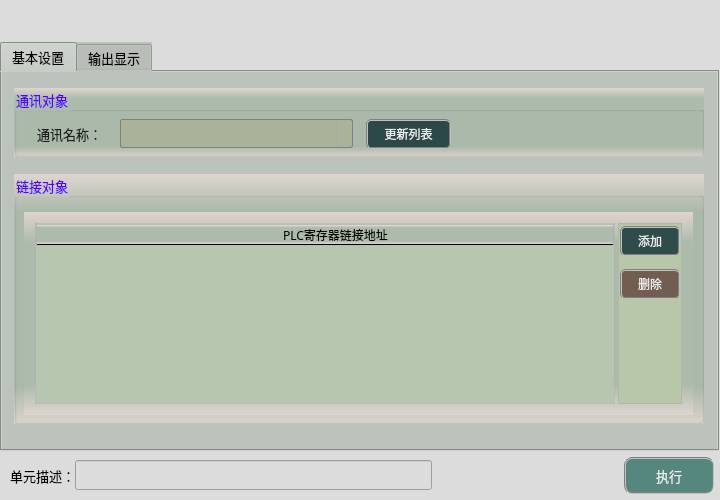
<?xml version="1.0" encoding="UTF-8"?>
<ui version="4.0">
 <class>frmPlcCommunicateClass</class>
 <widget class="QDialog" name="frmPlcCommunicateClass">
  <property name="geometry">
   <rect>
    <x>0</x>
    <y>0</y>
    <width>720</width>
    <height>500</height>
   </rect>
  </property>
  <property name="sizePolicy">
   <sizepolicy hsizetype="Fixed" vsizetype="Fixed">
    <horstretch>0</horstretch>
    <verstretch>0</verstretch>
   </sizepolicy>
  </property>
  <property name="minimumSize">
   <size>
    <width>720</width>
    <height>500</height>
   </size>
  </property>
  <property name="maximumSize">
   <size>
    <width>720</width>
    <height>500</height>
   </size>
  </property>
  <property name="windowTitle">
   <string>PLC通信</string>
  </property>
  <property name="styleSheet">
   <string notr="true">background-color: rgb(220, 220, 220);</string>
  </property>
  <layout class="QGridLayout" name="gridLayout">
   <property name="leftMargin">
    <number>0</number>
   </property>
   <property name="topMargin">
    <number>0</number>
   </property>
   <property name="rightMargin">
    <number>0</number>
   </property>
   <property name="bottomMargin">
    <number>0</number>
   </property>
   <property name="spacing">
    <number>1</number>
   </property>
   <item row="2" column="0">
    <spacer name="verticalSpacer_4">
     <property name="orientation">
      <enum>Qt::Vertical</enum>
     </property>
     <property name="sizeType">
      <enum>QSizePolicy::Fixed</enum>
     </property>
     <property name="sizeHint" stdset="0">
      <size>
       <width>20</width>
       <height>5</height>
      </size>
     </property>
    </spacer>
   </item>
   <item row="3" column="0" colspan="2">
    <layout class="QHBoxLayout" name="horizontalLayout">
     <property name="spacing">
      <number>0</number>
     </property>
     <property name="bottomMargin">
      <number>6</number>
     </property>
     <item>
      <spacer name="horizontalSpacer">
       <property name="orientation">
        <enum>Qt::Horizontal</enum>
       </property>
       <property name="sizeType">
        <enum>QSizePolicy::Fixed</enum>
       </property>
       <property name="sizeHint" stdset="0">
        <size>
         <width>10</width>
         <height>20</height>
        </size>
       </property>
      </spacer>
     </item>
     <item>
      <widget class="QLabel" name="label_3">
       <property name="sizePolicy">
        <sizepolicy hsizetype="Fixed" vsizetype="Fixed">
         <horstretch>0</horstretch>
         <verstretch>0</verstretch>
        </sizepolicy>
       </property>
       <property name="maximumSize">
        <size>
         <width>83</width>
         <height>25</height>
        </size>
       </property>
       <property name="font">
        <font>
         <family>微软雅黑</family>
         <pointsize>10</pointsize>
        </font>
       </property>
       <property name="styleSheet">
        <string notr="true">background-color: rgba(255, 255, 255, 0);</string>
       </property>
       <property name="text">
        <string>单元描述：</string>
       </property>
      </widget>
     </item>
     <item>
      <widget class="QLineEdit" name="txtDescribe">
       <property name="sizePolicy">
        <sizepolicy hsizetype="Fixed" vsizetype="Fixed">
         <horstretch>0</horstretch>
         <verstretch>0</verstretch>
        </sizepolicy>
       </property>
       <property name="minimumSize">
        <size>
         <width>357</width>
         <height>30</height>
        </size>
       </property>
       <property name="maximumSize">
        <size>
         <width>16777215</width>
         <height>30</height>
        </size>
       </property>
       <property name="font">
        <font>
         <family>微软雅黑</family>
         <pointsize>10</pointsize>
        </font>
       </property>
      </widget>
     </item>
     <item>
      <spacer name="horizontalSpacer_8">
       <property name="orientation">
        <enum>Qt::Horizontal</enum>
       </property>
       <property name="sizeHint" stdset="0">
        <size>
         <width>40</width>
         <height>20</height>
        </size>
       </property>
      </spacer>
     </item>
     <item>
      <widget class="QPushButton" name="btnExecute">
       <property name="minimumSize">
        <size>
         <width>90</width>
         <height>37</height>
        </size>
       </property>
       <property name="font">
        <font>
         <family>微软雅黑</family>
         <pointsize>10</pointsize>
        </font>
       </property>
       <property name="styleSheet">
        <string notr="true">QWidget{ background-color: rgb(85, 135, 127);}
QWidget{ color: rgb(235, 235, 235);}
QWidget{ border: 2px groove gray;border-radius: 8px;padding: 2px 4px;}
QPushButton:hover{ background-color: rgb(85, 155, 127);}
QPushButton:pressed{background-color: rgb(85, 175, 127);}</string>
       </property>
       <property name="text">
        <string>执行</string>
       </property>
      </widget>
     </item>
     <item>
      <spacer name="horizontalSpacer_2">
       <property name="orientation">
        <enum>Qt::Horizontal</enum>
       </property>
       <property name="sizeType">
        <enum>QSizePolicy::Fixed</enum>
       </property>
       <property name="sizeHint" stdset="0">
        <size>
         <width>6</width>
         <height>20</height>
        </size>
       </property>
      </spacer>
     </item>
    </layout>
   </item>
   <item row="0" column="0">
    <spacer name="verticalSpacer_2">
     <property name="orientation">
      <enum>Qt::Vertical</enum>
     </property>
     <property name="sizeType">
      <enum>QSizePolicy::Fixed</enum>
     </property>
     <property name="sizeHint" stdset="0">
      <size>
       <width>20</width>
       <height>42</height>
      </size>
     </property>
    </spacer>
   </item>
   <item row="1" column="0">
    <widget class="QTabWidget" name="tabWidget">
     <property name="sizePolicy">
      <sizepolicy hsizetype="Expanding" vsizetype="Expanding">
       <horstretch>0</horstretch>
       <verstretch>0</verstretch>
      </sizepolicy>
     </property>
     <property name="minimumSize">
      <size>
       <width>0</width>
       <height>0</height>
      </size>
     </property>
     <property name="maximumSize">
      <size>
       <width>16777215</width>
       <height>16777215</height>
      </size>
     </property>
     <property name="font">
      <font>
       <family>微软雅黑</family>
       <pointsize>10</pointsize>
      </font>
     </property>
     <property name="styleSheet">
      <string notr="true">background-color: #bcc2bc;</string>
     </property>
     <property name="currentIndex">
      <number>0</number>
     </property>
     <widget class="QWidget" name="tab">
      <attribute name="title">
       <string>基本设置</string>
      </attribute>
      <widget class="QGroupBox" name="groupC">
       <property name="geometry">
        <rect>
         <x>12</x>
         <y>16</y>
         <width>690</width>
         <height>69</height>
        </rect>
       </property>
       <property name="font">
        <font>
         <family>微软雅黑</family>
         <pointsize>10</pointsize>
        </font>
       </property>
       <property name="styleSheet">
        <string notr="true">background-color: qlineargradient(x1:0, y1:0, x2:0, y2:1, stop:0 #dfd5cf, stop: 0.15 #acbbac, stop: 0.85 #acbbac,stop:1 #dfd5cf);
color: rgb(85, 0, 255);</string>
       </property>
       <property name="title">
        <string>通讯对象</string>
       </property>
       <widget class="QLabel" name="lblMsg">
        <property name="geometry">
         <rect>
          <x>268</x>
          <y>37</y>
          <width>299</width>
          <height>19</height>
         </rect>
        </property>
        <property name="font">
         <font>
          <family>微软雅黑</family>
          <pointsize>10</pointsize>
         </font>
        </property>
        <property name="styleSheet">
         <string notr="true">color: rgb(85, 85, 127);
background-color: rgba(0, 0, 0, 0);</string>
        </property>
        <property name="text">
         <string/>
        </property>
       </widget>
       <widget class="QLabel" name="label_8">
        <property name="geometry">
         <rect>
          <x>23</x>
          <y>36</y>
          <width>83</width>
          <height>19</height>
         </rect>
        </property>
        <property name="font">
         <font>
          <family>微软雅黑</family>
          <pointsize>10</pointsize>
         </font>
        </property>
        <property name="styleSheet">
         <string notr="true">color: rgb(30, 30, 30);
background-color: rgba(0, 0, 0, 0);</string>
        </property>
        <property name="text">
         <string>通讯名称：</string>
        </property>
       </widget>
       <widget class="QComboBox" name="comboCommName">
        <property name="geometry">
         <rect>
          <x>106</x>
          <y>31</y>
          <width>233</width>
          <height>29</height>
         </rect>
        </property>
        <property name="font">
         <font>
          <family>微软雅黑</family>
          <pointsize>10</pointsize>
         </font>
        </property>
        <property name="styleSheet">
         <string notr="true">QComboBox {
    border: 1px solid gray;
    border-radius: 2px;    
    color: rgb(0, 0, 200);
	background-color: rgba(170, 170, 127,100);
}
QComboBox::drop-down {
    subcontrol-origin: padding;
    subcontrol-position: top right;
    width: 15px; 
    border-left-width: 1px;
    border-left-color: darkgray;
    border-left-style: solid;
    border-top-right-radius: 3px;
    border-bottom-right-radius: 3px;
}

QComboBox::down-arrow {
    image: url(:/resource/down.png);
} 
QComboBox::down-arrow:on {
    top: 1px;
    left: 1px;
}</string>
        </property>
       </widget>
       <widget class="QPushButton" name="btnUpdata">
        <property name="geometry">
         <rect>
          <x>352</x>
          <y>31</y>
          <width>85</width>
          <height>30</height>
         </rect>
        </property>
        <property name="sizePolicy">
         <sizepolicy hsizetype="Fixed" vsizetype="Fixed">
          <horstretch>0</horstretch>
          <verstretch>0</verstretch>
         </sizepolicy>
        </property>
        <property name="minimumSize">
         <size>
          <width>60</width>
          <height>30</height>
         </size>
        </property>
        <property name="font">
         <font>
          <family>微软雅黑</family>
          <pointsize>9</pointsize>
         </font>
        </property>
        <property name="styleSheet">
         <string notr="true">QWidget{ background-color: rgba(9, 42, 47, 200);}
QWidget{ color: rgb(235, 235, 235);}
QWidget{ border: 2px groove gray;border-radius: 5px;padding: 2px 4px;}
QPushButton:hover{ background-color: rgb(9, 62, 52);}
QPushButton:pressed{background-color: rgb(9, 82, 72);}</string>
        </property>
        <property name="text">
         <string>更新列表</string>
        </property>
       </widget>
      </widget>
      <widget class="QStackedWidget" name="stackedWidget">
       <property name="geometry">
        <rect>
         <x>12</x>
         <y>102</y>
         <width>690</width>
         <height>307</height>
        </rect>
       </property>
       <property name="currentIndex">
        <number>0</number>
       </property>
       <widget class="QWidget" name="page">
        <widget class="QGroupBox" name="groupC2">
         <property name="geometry">
          <rect>
           <x>0</x>
           <y>0</y>
           <width>690</width>
           <height>250</height>
          </rect>
         </property>
         <property name="font">
          <font>
           <family>微软雅黑</family>
           <pointsize>10</pointsize>
          </font>
         </property>
         <property name="styleSheet">
          <string notr="true">background-color: qlineargradient(x1:0, y1:0, x2:0, y2:1, stop:0 #dfd5cf, stop: 0.15 #acbbac, stop: 0.85 #acbbac,stop:1 #dfd5cf);
color: rgb(85, 0, 255);</string>
         </property>
         <property name="title">
          <string>链接对象</string>
         </property>
         <widget class="QWidget" name="horizontalLayoutWidget_2">
          <property name="geometry">
           <rect>
            <x>10</x>
            <y>38</y>
            <width>669</width>
            <height>203</height>
           </rect>
          </property>
          <layout class="QHBoxLayout" name="horizontalLayout_3">
           <property name="spacing">
            <number>3</number>
           </property>
           <item>
            <widget class="QFrame" name="frame_3">
             <property name="styleSheet">
              <string notr="true">border: 1px solid;
border-color: rgba(173, 173, 173, 155);</string>
             </property>
             <property name="frameShape">
              <enum>QFrame::StyledPanel</enum>
             </property>
             <property name="frameShadow">
              <enum>QFrame::Raised</enum>
             </property>
             <layout class="QVBoxLayout" name="verticalLayout_3">
              <property name="spacing">
               <number>0</number>
              </property>
              <property name="leftMargin">
               <number>0</number>
              </property>
              <property name="topMargin">
               <number>0</number>
              </property>
              <property name="rightMargin">
               <number>0</number>
              </property>
              <property name="bottomMargin">
               <number>0</number>
              </property>
              <item>
               <widget class="QTableWidget" name="tableWidgetPlc">
                <property name="font">
                 <font>
                  <family>微软雅黑</family>
                 </font>
                </property>
                <property name="styleSheet">
                 <string notr="true">QTableWidget          
{
    background-color: #b7c7af;   
    border:none;
    gridline-color: rgba(20, 25, 155,50);
    color: rgba(20, 20, 20,200);
}
QTableWidget::item::selected
{   
    background-color: rgba(180, 180, 215,255); 
}
QHeaderView::section
{
    color: rgb(0, 0, 0);
}
QScrollBar:vertical{ 
		background:#FFFFF2;
		padding-top:20px;
		padding-bottom:20px;
		padding-left:2px;
		padding-right:2px;
		border-left:1px solid #d7d7d7;}
QScrollBar::handle:vertical{
		background:#dbdbdb;
		border-radius:6px;
		min-height:20px;}
QScrollBar::handle:vertical:hover{
		background:#d0d0d0;}
QScrollBar::add-line:vertical{
		background:url(:/resource/down.png) center no-repeat;}
QScrollBar::sub-line:vertical{
		background:url(:/resource/up.png) center no-repeat;}
QScrollBar:horizontal{ 
		background:#FFFFF2;
		padding-top:20px;
		padding-bottom:20px;
		padding-left:2px;
		padding-right:2px;
		border-left:1px solid #d7d7d7;}
QScrollBar::handle:horizontal{
		background:#dbdbdb;
		border-radius:6px;
		min-height:20px;}
QScrollBar::handle:horizontal:hover{
		background:#d0d0d0;}
QScrollBar::add-line:horizontal{
		background:url(:/resource/right.png) center no-repeat;}
QScrollBar::sub-line:horizontal{
		background:url(:/resource/left.png) center no-repeat;}</string>
                </property>
                <property name="verticalScrollBarPolicy">
                 <enum>Qt::ScrollBarAsNeeded</enum>
                </property>
                <property name="horizontalScrollBarPolicy">
                 <enum>Qt::ScrollBarAsNeeded</enum>
                </property>
                <property name="gridStyle">
                 <enum>Qt::DashLine</enum>
                </property>
                <attribute name="horizontalHeaderMinimumSectionSize">
                 <number>29</number>
                </attribute>
                <attribute name="horizontalHeaderDefaultSectionSize">
                 <number>597</number>
                </attribute>
                <attribute name="verticalHeaderDefaultSectionSize">
                 <number>30</number>
                </attribute>
                <column>
                 <property name="text">
                  <string>PLC寄存器链接地址</string>
                 </property>
                 <property name="font">
                  <font>
                   <family>微软雅黑</family>
                   <pointsize>9</pointsize>
                  </font>
                 </property>
                </column>
               </widget>
              </item>
             </layout>
            </widget>
           </item>
           <item>
            <widget class="QFrame" name="frame_4">
             <property name="styleSheet">
              <string notr="true">border: 1px solid;
border-color: rgba(173, 173, 173, 155);
background-color: #b7c7a7;</string>
             </property>
             <property name="frameShape">
              <enum>QFrame::StyledPanel</enum>
             </property>
             <property name="frameShadow">
              <enum>QFrame::Raised</enum>
             </property>
             <layout class="QVBoxLayout" name="verticalLayout_4">
              <property name="spacing">
               <number>13</number>
              </property>
              <property name="leftMargin">
               <number>1</number>
              </property>
              <property name="topMargin">
               <number>2</number>
              </property>
              <property name="rightMargin">
               <number>1</number>
              </property>
              <property name="bottomMargin">
               <number>1</number>
              </property>
              <item>
               <widget class="QPushButton" name="btnAddRegister">
                <property name="sizePolicy">
                 <sizepolicy hsizetype="Fixed" vsizetype="Fixed">
                  <horstretch>0</horstretch>
                  <verstretch>0</verstretch>
                 </sizepolicy>
                </property>
                <property name="minimumSize">
                 <size>
                  <width>60</width>
                  <height>30</height>
                 </size>
                </property>
                <property name="font">
                 <font>
                  <family>微软雅黑</family>
                  <pointsize>9</pointsize>
                 </font>
                </property>
                <property name="styleSheet">
                 <string notr="true">QWidget{ background-color: rgba(9, 42, 47, 200);}
QWidget{ color: rgb(235, 235, 235);}
QWidget{ border: 2px groove gray;border-radius: 5px;padding: 2px 4px;}
QPushButton:hover{ background-color: rgb(9, 62, 52);}
QPushButton:pressed{background-color: rgb(9, 82, 72);}</string>
                </property>
                <property name="text">
                 <string>添加</string>
                </property>
               </widget>
              </item>
              <item>
               <widget class="QPushButton" name="btnDeleteRegister">
                <property name="minimumSize">
                 <size>
                  <width>60</width>
                  <height>30</height>
                 </size>
                </property>
                <property name="font">
                 <font>
                  <family>微软雅黑</family>
                  <pointsize>9</pointsize>
                 </font>
                </property>
                <property name="styleSheet">
                 <string notr="true">QWidget{ background-color: rgba(97, 63, 56, 200);}
QWidget{ color: rgb(235, 235, 235);}
QWidget{ border: 2px groove gray;border-radius: 5px;padding: 2px 4px;}
QPushButton:hover{ background-color: rgb(97, 83, 76);}
QPushButton:pressed{background-color: rgb(117, 83, 96);}</string>
                </property>
                <property name="text">
                 <string>删除</string>
                </property>
               </widget>
              </item>
              <item>
               <spacer name="verticalSpacer_5">
                <property name="orientation">
                 <enum>Qt::Vertical</enum>
                </property>
                <property name="sizeHint" stdset="0">
                 <size>
                  <width>20</width>
                  <height>40</height>
                 </size>
                </property>
               </spacer>
              </item>
             </layout>
            </widget>
           </item>
          </layout>
         </widget>
        </widget>
       </widget>
       <widget class="QWidget" name="page_2">
        <widget class="QGroupBox" name="groupC3">
         <property name="geometry">
          <rect>
           <x>0</x>
           <y>0</y>
           <width>690</width>
           <height>250</height>
          </rect>
         </property>
         <property name="font">
          <font>
           <family>微软雅黑</family>
           <pointsize>10</pointsize>
          </font>
         </property>
         <property name="styleSheet">
          <string notr="true">background-color: qlineargradient(x1:0, y1:0, x2:0, y2:1, stop:0 #dfd5cf, stop: 0.15 #acbbac, stop: 0.85 #acbbac,stop:1 #dfd5cf);
color: rgb(85, 0, 255);</string>
         </property>
         <property name="title">
          <string>PLC设置</string>
         </property>
         <widget class="QLabel" name="label_14">
          <property name="geometry">
           <rect>
            <x>21</x>
            <y>148</y>
            <width>115</width>
            <height>19</height>
           </rect>
          </property>
          <property name="font">
           <font>
            <family>微软雅黑</family>
            <pointsize>10</pointsize>
           </font>
          </property>
          <property name="styleSheet">
           <string notr="true">background-color: rgba(0, 0, 0, 0);
color: rgb(0, 0, 0);
border:none;</string>
          </property>
          <property name="text">
           <string>寄存器写入值：</string>
          </property>
         </widget>
         <widget class="QLineEdit" name="txtMitRegisterData">
          <property name="geometry">
           <rect>
            <x>141</x>
            <y>144</y>
            <width>210</width>
            <height>27</height>
           </rect>
          </property>
          <property name="font">
           <font>
            <family>微软雅黑</family>
            <pointsize>10</pointsize>
           </font>
          </property>
          <property name="toolTip">
           <string>全局变量Int类型</string>
          </property>
          <property name="styleSheet">
           <string notr="true">color: rgb(0, 0, 200);
background-color: rgba(170, 170, 127,50);</string>
          </property>
          <property name="alignment">
           <set>Qt::AlignCenter</set>
          </property>
          <property name="readOnly">
           <bool>true</bool>
          </property>
         </widget>
         <widget class="QPushButton" name="btnLinkMitRegisterData">
          <property name="geometry">
           <rect>
            <x>358</x>
            <y>144</y>
            <width>27</width>
            <height>27</height>
           </rect>
          </property>
          <property name="toolTip">
           <string>链接内容</string>
          </property>
          <property name="styleSheet">
           <string notr="true">QWidget{ border:none;border-radius: 8px;padding: 2px 4px;}
QPushButton:hover{ background-color: rgba(85, 150, 127, 100);}
QPushButton:pressed{background-color: rgba(85, 180, 127, 160);}</string>
          </property>
          <property name="text">
           <string/>
          </property>
          <property name="icon">
           <iconset resource="sub_res.qrc">
            <normaloff>:/resource/link.png</normaloff>:/resource/link.png</iconset>
          </property>
          <property name="iconSize">
           <size>
            <width>27</width>
            <height>27</height>
           </size>
          </property>
         </widget>
         <widget class="QPushButton" name="btnDelLinkMitRegisterData">
          <property name="geometry">
           <rect>
            <x>392</x>
            <y>144</y>
            <width>27</width>
            <height>27</height>
           </rect>
          </property>
          <property name="toolTip">
           <string>删除内容链接</string>
          </property>
          <property name="styleSheet">
           <string notr="true">QWidget{ border:none;border-radius: 8px;padding: 2px 4px;}
QPushButton:hover{ background-color: rgba(226, 142, 162, 100);}
QPushButton:pressed{background-color: rgba(226, 172, 162, 200);}</string>
          </property>
          <property name="text">
           <string/>
          </property>
          <property name="icon">
           <iconset resource="sub_res.qrc">
            <normaloff>:/resource/del_link.png</normaloff>:/resource/del_link.png</iconset>
          </property>
          <property name="iconSize">
           <size>
            <width>27</width>
            <height>27</height>
           </size>
          </property>
         </widget>
         <widget class="QPushButton" name="btnMitBack">
          <property name="geometry">
           <rect>
            <x>598</x>
            <y>206</y>
            <width>70</width>
            <height>35</height>
           </rect>
          </property>
          <property name="minimumSize">
           <size>
            <width>70</width>
            <height>30</height>
           </size>
          </property>
          <property name="font">
           <font>
            <family>微软雅黑</family>
            <pointsize>9</pointsize>
            <weight>75</weight>
            <italic>false</italic>
            <bold>true</bold>
           </font>
          </property>
          <property name="styleSheet">
           <string notr="true">QWidget{ background-color: rgba(225, 255, 127,100);}
QWidget{ color: rgb(55, 55, 55);}
QWidget{ border: 2px groove gray;border-radius: 5px;padding: 2px 4px;}
QPushButton:hover{ background-color: rgba(225, 255, 127,150);}
QPushButton:pressed{background-color: rgba(225, 255, 127,255);}</string>
          </property>
          <property name="text">
           <string>上一页</string>
          </property>
         </widget>
         <widget class="QLabel" name="label">
          <property name="geometry">
           <rect>
            <x>539</x>
            <y>144</y>
            <width>48</width>
            <height>32</height>
           </rect>
          </property>
          <property name="styleSheet">
           <string notr="true">background: transparent;</string>
          </property>
          <property name="text">
           <string/>
          </property>
          <property name="pixmap">
           <pixmap>:/resource/right_2.png</pixmap>
          </property>
          <property name="scaledContents">
           <bool>true</bool>
          </property>
         </widget>
         <widget class="QPushButton" name="btnMitSave">
          <property name="geometry">
           <rect>
            <x>598</x>
            <y>144</y>
            <width>70</width>
            <height>35</height>
           </rect>
          </property>
          <property name="minimumSize">
           <size>
            <width>70</width>
            <height>30</height>
           </size>
          </property>
          <property name="font">
           <font>
            <family>微软雅黑</family>
            <pointsize>9</pointsize>
            <weight>50</weight>
            <italic>false</italic>
            <bold>false</bold>
           </font>
          </property>
          <property name="styleSheet">
           <string notr="true">QWidget{ background-color: rgba(125, 255, 127,150);}
QWidget{ color: rgb(35, 35, 35);}
QWidget{ border: 2px groove gray;border-radius: 5px;padding: 2px 4px;}
QPushButton:hover{ background-color: rgba(125, 255, 127,200);}
QPushButton:pressed{background-color: rgba(125, 255, 127,255);}</string>
          </property>
          <property name="text">
           <string>参数保存</string>
          </property>
         </widget>
         <widget class="QLabel" name="lbl_mit">
          <property name="geometry">
           <rect>
            <x>23</x>
            <y>42</y>
            <width>119</width>
            <height>19</height>
           </rect>
          </property>
          <property name="font">
           <font>
            <family>微软雅黑</family>
            <pointsize>10</pointsize>
           </font>
          </property>
          <property name="styleSheet">
           <string notr="true">background-color: rgba(0, 0, 0, 0);
color: rgb(0, 0, 0);
border:none;</string>
          </property>
          <property name="text">
           <string>通信数据代码：</string>
          </property>
         </widget>
         <widget class="QComboBox" name="comboMitCode">
          <property name="geometry">
           <rect>
            <x>141</x>
            <y>37</y>
            <width>100</width>
            <height>30</height>
           </rect>
          </property>
          <property name="sizePolicy">
           <sizepolicy hsizetype="Fixed" vsizetype="Fixed">
            <horstretch>0</horstretch>
            <verstretch>0</verstretch>
           </sizepolicy>
          </property>
          <property name="minimumSize">
           <size>
            <width>100</width>
            <height>30</height>
           </size>
          </property>
          <property name="font">
           <font>
            <family>微软雅黑</family>
            <pointsize>10</pointsize>
           </font>
          </property>
          <property name="styleSheet">
           <string notr="true">QComboBox {
    border: 1px solid gray;
    border-radius: 3px;     
    color: rgb(0, 0, 200);
	background-color: rgba(230, 230, 230,210);
}
QComboBox::drop-down {
    subcontrol-origin: padding;
    subcontrol-position: top right;
    width: 15px; 
    border-left-width: 1px;
    border-left-color: darkgray;
    border-left-style: solid;
    border-top-right-radius: 3px;
    border-bottom-right-radius: 3px;
}
QComboBox::down-arrow {
    image: url(:/resource/down.png);
} 
QComboBox::down-arrow:on {
    top: 1px;
    left: 1px;
}</string>
          </property>
          <item>
           <property name="text">
            <string>二进制码</string>
           </property>
          </item>
          <item>
           <property name="text">
            <string>ASCII码</string>
           </property>
          </item>
         </widget>
         <widget class="QWidget" name="horizontalLayoutWidget">
          <property name="geometry">
           <rect>
            <x>448</x>
            <y>38</y>
            <width>219</width>
            <height>29</height>
           </rect>
          </property>
          <layout class="QHBoxLayout" name="horizontalLayout_2">
           <property name="leftMargin">
            <number>2</number>
           </property>
           <property name="rightMargin">
            <number>2</number>
           </property>
           <item>
            <widget class="QLabel" name="label_12">
             <property name="font">
              <font>
               <family>微软雅黑</family>
               <pointsize>10</pointsize>
              </font>
             </property>
             <property name="styleSheet">
              <string notr="true">background: transparent;
color: rgb(0, 0, 0);
border:none;</string>
             </property>
             <property name="text">
              <string>通信模式：</string>
             </property>
            </widget>
           </item>
           <item>
            <widget class="QRadioButton" name="radioMitRead">
             <property name="font">
              <font>
               <family>微软雅黑</family>
               <pointsize>10</pointsize>
              </font>
             </property>
             <property name="styleSheet">
              <string notr="true">background: transparent;
border:none;</string>
             </property>
             <property name="text">
              <string>读</string>
             </property>
             <property name="checked">
              <bool>true</bool>
             </property>
            </widget>
           </item>
           <item>
            <spacer name="horizontalSpacer_3">
             <property name="orientation">
              <enum>Qt::Horizontal</enum>
             </property>
             <property name="sizeHint" stdset="0">
              <size>
               <width>40</width>
               <height>20</height>
              </size>
             </property>
            </spacer>
           </item>
           <item>
            <widget class="QRadioButton" name="radioMitWrite">
             <property name="font">
              <font>
               <family>微软雅黑</family>
               <pointsize>10</pointsize>
              </font>
             </property>
             <property name="styleSheet">
              <string notr="true">background: transparent;
border:none;</string>
             </property>
             <property name="text">
              <string>写</string>
             </property>
            </widget>
           </item>
          </layout>
         </widget>
         <widget class="QLineEdit" name="txtMitRegisterAddress">
          <property name="geometry">
           <rect>
            <x>548</x>
            <y>91</y>
            <width>118</width>
            <height>27</height>
           </rect>
          </property>
          <property name="font">
           <font>
            <family>微软雅黑</family>
            <pointsize>10</pointsize>
           </font>
          </property>
          <property name="toolTip">
           <string>eg: D0</string>
          </property>
          <property name="styleSheet">
           <string notr="true">color: rgb(0, 0, 200);
background-color: rgba(230, 230, 235,250);</string>
          </property>
          <property name="alignment">
           <set>Qt::AlignCenter</set>
          </property>
          <property name="readOnly">
           <bool>false</bool>
          </property>
         </widget>
         <widget class="QLabel" name="label_15">
          <property name="geometry">
           <rect>
            <x>448</x>
            <y>95</y>
            <width>97</width>
            <height>19</height>
           </rect>
          </property>
          <property name="font">
           <font>
            <family>微软雅黑</family>
            <pointsize>10</pointsize>
           </font>
          </property>
          <property name="styleSheet">
           <string notr="true">background-color: rgba(0, 0, 0, 0);
color: rgb(0, 0, 0);
border:none;</string>
          </property>
          <property name="text">
           <string>寄存器地址：</string>
          </property>
         </widget>
         <widget class="QLabel" name="lbl_mit_2">
          <property name="geometry">
           <rect>
            <x>23</x>
            <y>95</y>
            <width>119</width>
            <height>19</height>
           </rect>
          </property>
          <property name="font">
           <font>
            <family>微软雅黑</family>
            <pointsize>10</pointsize>
           </font>
          </property>
          <property name="styleSheet">
           <string notr="true">background-color: rgba(0, 0, 0, 0);
color: rgb(0, 0, 0);
border:none;</string>
          </property>
          <property name="text">
           <string>通信访问方式：</string>
          </property>
         </widget>
         <widget class="QComboBox" name="comboMitMethod">
          <property name="geometry">
           <rect>
            <x>141</x>
            <y>90</y>
            <width>100</width>
            <height>30</height>
           </rect>
          </property>
          <property name="sizePolicy">
           <sizepolicy hsizetype="Fixed" vsizetype="Fixed">
            <horstretch>0</horstretch>
            <verstretch>0</verstretch>
           </sizepolicy>
          </property>
          <property name="minimumSize">
           <size>
            <width>100</width>
            <height>30</height>
           </size>
          </property>
          <property name="font">
           <font>
            <family>微软雅黑</family>
            <pointsize>10</pointsize>
           </font>
          </property>
          <property name="styleSheet">
           <string notr="true">QComboBox {
    border: 1px solid gray;
    border-radius: 3px;     
    color: rgb(0, 0, 200);
	background-color: rgba(230, 230, 230,210);
}
QComboBox::drop-down {
    subcontrol-origin: padding;
    subcontrol-position: top right;
    width: 15px; 
    border-left-width: 1px;
    border-left-color: darkgray;
    border-left-style: solid;
    border-top-right-radius: 3px;
    border-bottom-right-radius: 3px;
}
QComboBox::down-arrow {
    image: url(:/resource/down.png);
} 
QComboBox::down-arrow:on {
    top: 1px;
    left: 1px;
}</string>
          </property>
          <item>
           <property name="text">
            <string>字</string>
           </property>
          </item>
          <item>
           <property name="text">
            <string>双字</string>
           </property>
          </item>
         </widget>
        </widget>
       </widget>
      </widget>
     </widget>
     <widget class="QWidget" name="tab_2">
      <attribute name="title">
       <string>输出显示</string>
      </attribute>
      <widget class="QGroupBox" name="groupC3_2">
       <property name="geometry">
        <rect>
         <x>9</x>
         <y>14</y>
         <width>695</width>
         <height>348</height>
        </rect>
       </property>
       <property name="font">
        <font>
         <family>微软雅黑</family>
         <pointsize>10</pointsize>
        </font>
       </property>
       <property name="styleSheet">
        <string notr="true">background-color: qlineargradient(x1:0, y1:0, x2:0, y2:1, stop:0 #dfd5cf, stop: 0.15 #acbbac, stop: 0.85 #acbbac,stop:1 #dfd5cf);
color: rgb(85, 0, 255);</string>
       </property>
       <property name="title">
        <string>输出数据</string>
       </property>
       <widget class="QTextEdit" name="txtMsg">
        <property name="geometry">
         <rect>
          <x>4</x>
          <y>32</y>
          <width>687</width>
          <height>313</height>
         </rect>
        </property>
        <property name="font">
         <font>
          <family>微软雅黑</family>
         </font>
        </property>
        <property name="styleSheet">
         <string notr="true">QTextEdit         
{
    background-color: rgba(180, 180, 215,120);    
    gridline-color: rgba(220, 220, 255,255);
    color: rgba(20, 20, 20,200);
}
QScrollBar:vertical{ 
		background:#FFFFF2;
		padding-top:20px;
		padding-bottom:20px;
		padding-left:2px;
		padding-right:2px;
		border-left:1px solid #d7d7d7;}
QScrollBar::handle:vertical{
		background:#dbdbdb;
		border-radius:6px;
		min-height:20px;}
QScrollBar::handle:vertical:hover{
		background:#d0d0d0;}
QScrollBar::add-line:vertical{
		background:url(:/resource/down.png) center no-repeat;}
QScrollBar::sub-line:vertical{
		background:url(:/resource/up.png) center no-repeat;}
QScrollBar:horizontal{ 
		background:#FFFFF2;
		padding-top:20px;
		padding-bottom:20px;
		padding-left:2px;
		padding-right:2px;
		border-left:1px solid #d7d7d7;}
QScrollBar::handle:horizontal{
		background:#dbdbdb;
		border-radius:6px;
		min-height:20px;}
QScrollBar::handle:horizontal:hover{
		background:#d0d0d0;}
QScrollBar::add-line:horizontal{
		background:url(:/resource/right.png) center no-repeat;}
QScrollBar::sub-line:horizontal{
		background:url(:/resource/left.png) center no-repeat;}</string>
        </property>
        <property name="readOnly">
         <bool>true</bool>
        </property>
       </widget>
      </widget>
     </widget>
    </widget>
   </item>
  </layout>
 </widget>
 <layoutdefault spacing="6" margin="11"/>
 <resources>
  <include location="sub_res.qrc"/>
  <include location="../../ImageProcess/ImageView/sub_res.qrc"/>
 </resources>
 <connections/>
</ui>
